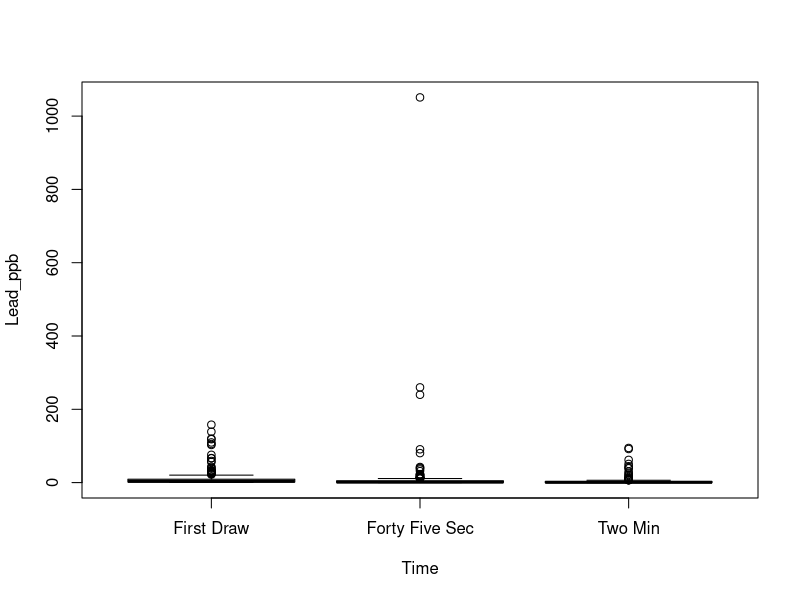
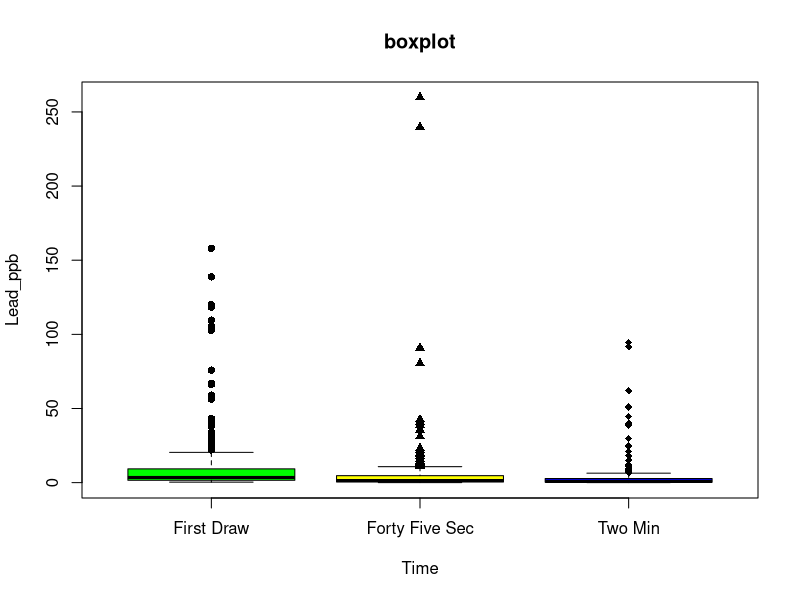
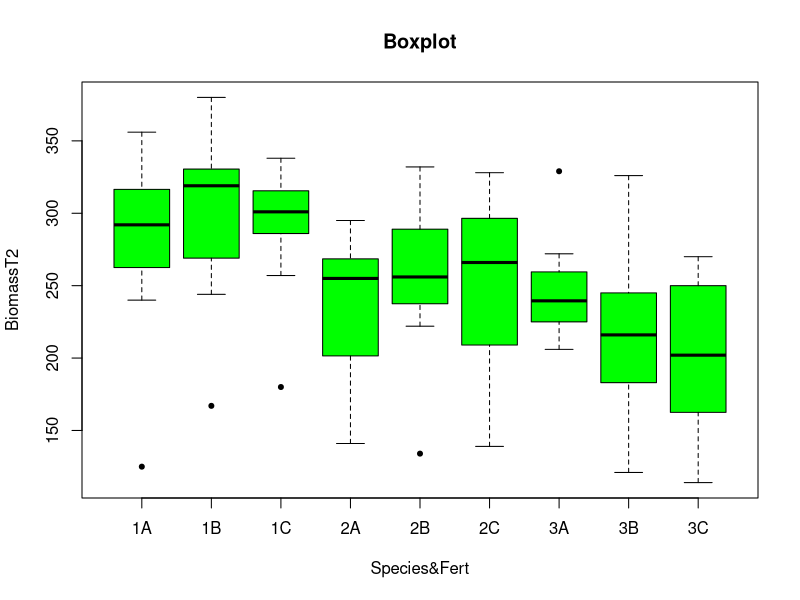
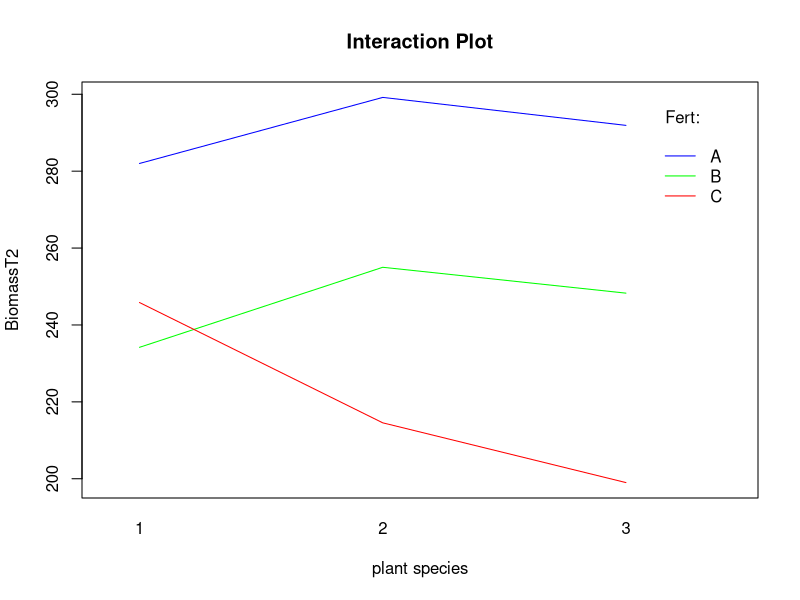
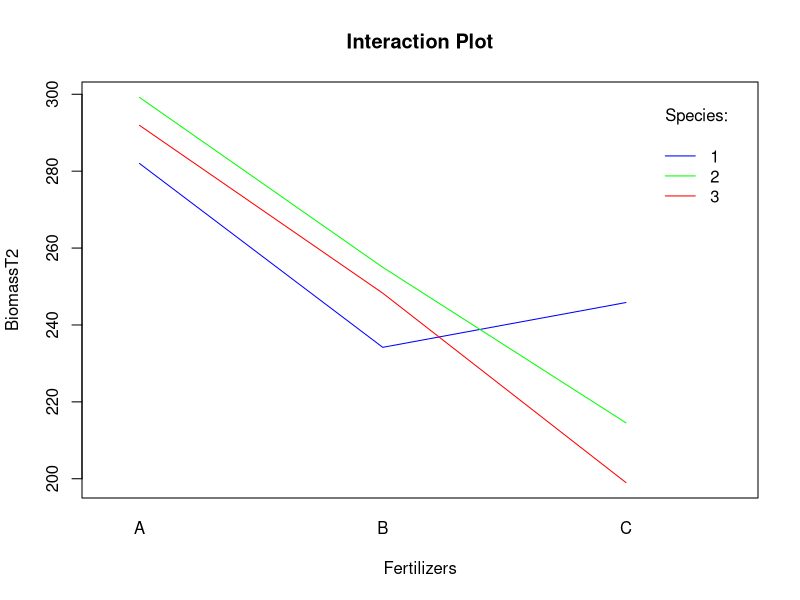

Recreate these plots in R, in order.
## ---- chunk 1
library(readr)
Flint = read_csv("Flint.csv")
#View(Flint)
names(Flint)
## ---- chunk 2
#solution
boxplot(Lead_ppb~Time, data=Flint)
## ---- chunk 3
#solution
library(dplyr)
Flint%>%
  group_by(Time)%>%
  summarise (
    mean_L = mean (Lead_ppb, na.rm = TRUE),
    median_L = median (Lead_ppb, na.rm = TRUE),
    var_L = var (Lead_ppb, na.rm = TRUE)
  )
## ---- chunk 4
#solution
new_table = Flint%>%
  filter(Lead_ppb < 500)
boxplot(Lead_ppb~Time, data=new_table, ylab='Lead_ppb', xlab = 'Time', main = 'boxplot', col = c ('green','yellow','blue'), pch = c(16, 17, 18))

## ---- chunk 5
#solution
summary(aov(Lead_ppb~Time,data=new_table))
## ---- chunk 6
#solution
TukeyHSD(aov(Lead_ppb~Time,data=new_table))
## ---- chunk 7
#load data
Plant = read_csv("Plants.csv")
## ---- chunk 8
#solution
boxplot(BiomassT2~Species+Fert, data=Plant, names = c('1A','1B','1C','2A','2B','2C','3A','3B','3C'), col='green', pch=20, ylab ='BiomassT2', xlab ='Species&Fert', main='Boxplot')
## ---- chunk 9
#solution
summary(aov(BiomassT2~Species*Fert, data=Plant))
## ---- chunk 10
#solution
interaction.plot(x.factor = Plant$Species, trace.factor = Plant$Fert, response = Plant$BiomassT2, col = c('blue','green','red'), type = "l", trace.label = "Fert:", lty = 1, xlab = "plant species", ylab="BiomassT2", main="Interaction Plot")

interaction.plot(x.factor = Plant$Fert, trace.factor = Plant$Species, response = Plant$BiomassT2, col = c('blue','green','red'), type = "l", trace.label = "Species:", lty = 1, xlab = "Fertilizers", ylab="BiomassT2", main="Interaction Plot")
